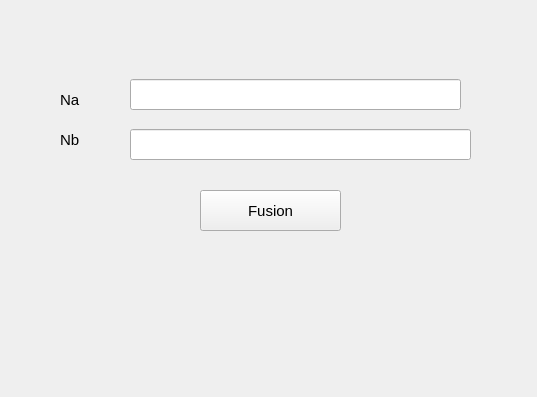
<?xml version="1.0" encoding="UTF-8"?>
<ui version="4.0">
 <class>Form</class>
 <widget class="QWidget" name="Form">
  <property name="geometry">
   <rect>
    <x>0</x>
    <y>0</y>
    <width>537</width>
    <height>397</height>
   </rect>
  </property>
  <property name="windowTitle">
   <string>Form</string>
  </property>
  <widget class="QLabel" name="label">
   <property name="geometry">
    <rect>
     <x>60</x>
     <y>90</y>
     <width>81</width>
     <height>21</height>
    </rect>
   </property>
   <property name="text">
    <string>&lt;html&gt;&lt;head/&gt;&lt;body&gt;&lt;p&gt;&lt;span style=&quot; font-size:11pt;&quot;&gt;Na&lt;/span&gt;&lt;/p&gt;&lt;/body&gt;&lt;/html&gt;</string>
   </property>
  </widget>
  <widget class="QLabel" name="label_2">
   <property name="geometry">
    <rect>
     <x>60</x>
     <y>130</y>
     <width>91</width>
     <height>21</height>
    </rect>
   </property>
   <property name="text">
    <string>&lt;html&gt;&lt;head/&gt;&lt;body&gt;&lt;p&gt;&lt;span style=&quot; font-size:11pt;&quot;&gt;Nb&lt;/span&gt;&lt;/p&gt;&lt;/body&gt;&lt;/html&gt;</string>
   </property>
  </widget>
  <widget class="QLineEdit" name="a">
   <property name="geometry">
    <rect>
     <x>130</x>
     <y>79</y>
     <width>331</width>
     <height>31</height>
    </rect>
   </property>
  </widget>
  <widget class="QLineEdit" name="b">
   <property name="geometry">
    <rect>
     <x>130</x>
     <y>129</y>
     <width>341</width>
     <height>31</height>
    </rect>
   </property>
  </widget>
  <widget class="QPushButton" name="fus">
   <property name="geometry">
    <rect>
     <x>200</x>
     <y>190</y>
     <width>141</width>
     <height>41</height>
    </rect>
   </property>
   <property name="font">
    <font>
     <pointsize>11</pointsize>
    </font>
   </property>
   <property name="text">
    <string>Fusion</string>
   </property>
  </widget>
  <widget class="QLabel" name="res">
   <property name="geometry">
    <rect>
     <x>70</x>
     <y>290</y>
     <width>421</width>
     <height>61</height>
    </rect>
   </property>
   <property name="font">
    <font>
     <pointsize>12</pointsize>
     <weight>75</weight>
     <bold>true</bold>
    </font>
   </property>
   <property name="text">
    <string/>
   </property>
  </widget>
 </widget>
 <resources/>
 <connections/>
</ui>
